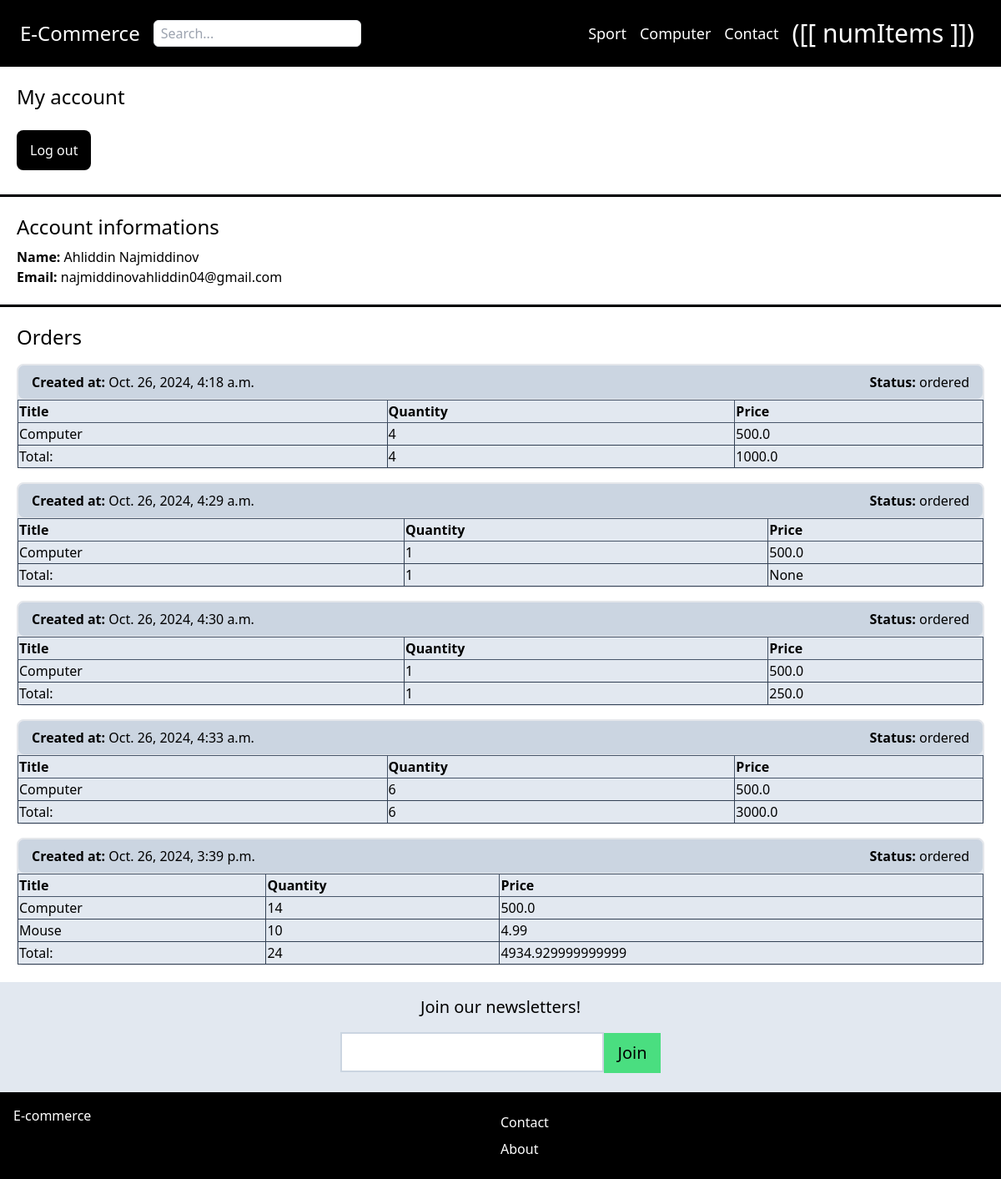
/myaccount/ (signed in), run on the app's committed database.
### Apps/store/models.py (models this page shows, shortened)
class Category(models.Model):
    title = models.CharField(max_length=255)
    slug = models.SlugField(max_length=255, unique=True)
    ordering = models.IntegerField(default=0)
    class Meta:
        verbose_name_plural = 'Categories'
        ordering = ('ordering',)

class Product(models.Model):
    category = models.ForeignKey(Category, related_name='products', on_delete=models.CASCADE)
    title = models.CharField(max_length=255)
    slug = models.SlugField(max_length=255, unique=True)
    description = models.TextField(null=True, blank=True)
    price = models.FloatField()
    date_added = models.DateTimeField(auto_now_add=True)
    is_featured = models.BooleanField(default=False)
    num_available = models.IntegerField(default=1)
    parent_product = models.ForeignKey('self', related_name='variants', on_delete=models.CASCADE, blank=True, null=True)
    image = models.ImageField(upload_to='uploads/', blank=True, null=True)
    thumbnail = models.ImageField(upload_to='uploads/',blank=True, null=True)
    class Meta:
        ordering = ('-date_added',)

### Apps/order/models.py (models this page shows, shortened)
class Order(models.Model):
    first_name = models.CharField(max_length=100)
    last_name = models.CharField(max_length=100)
    email = models.CharField(max_length=100)
    address = models.CharField(max_length=100)
    zipcode = models.CharField(max_length=100)
    place = models.CharField(max_length=100)
    coupon_code = models.CharField(max_length=50, blank=True, null=True)
    user = models.ForeignKey(User, related_name='orders', on_delete=models.SET_NULL, blank=True, null=True)
    created_at = models.DateTimeField(auto_now_add=True)
    paid = models.BooleanField(default=False)
    paid_amount = models.FloatField(blank=True, null=True)
    shipped_date = models.DateTimeField(blank=True, null=True)
    ORDERED = 'ordered'
    SHIPPED = 'shipped'
    ARRIVED = 'arrive'
    STATUS_CHOICES = (
        (ORDERED, 'Ordered'),
        (SHIPPED, 'Shipped'),
        (ARRIVED, 'Arrived')
        )
    status = models.CharField(max_length=20, choices=STATUS_CHOICES, default = ORDERED)
    def get_total_quantity(self):
        return sum(orderitem.quantity for orderitem in self.items.all())

class OrderItem(models.Model):
    order = models.ForeignKey(Order, related_name='items', on_delete=models.CASCADE)
    product = models.ForeignKey(Product,  related_name='items', on_delete=models.DO_NOTHING)
    price = models.FloatField()
    quantity = models.IntegerField(default=1)

### Apps/userprofile/views.py (the view)
# urls.py: path('', MyAccountView, name='myaccount'),
@login_required
def MyAccountView(request):
	return render(request, 'myaccount.html')

### Apps/cart/cart.py (called while the page is built)
    def get_total_price(self):
        return sum(item['total_price'] for item in self.cart.values())

    def get_total_length(self):
        return str(sum(item['quantity'] for item in self.cart.values()))

### Apps/cart/context_processors.py (called while the page is built)
def cart(request):
    cart = Cart(request)
    return { "cart": cart }

### Apps/store/context_processors.py (called while the page is built)
def menu_categories(request):
    categories = Category.objects.all()
    return {"menu_categories": categories}

### Apps/userprofile/templates/myaccount.html (shortened to what this page needs)
{% extends 'base.html' %}
{% block content %}
	<div class="m-5">
		<h1 class="text-2xl font-medium my-4">My account</h1>
		<form method="post" action="{% url 'logout' %}">
			<button type="submit" class="bg-black px-4 py-3 rounded-lg text-white font-medium my-2">Log out</button>
		</form>
	</div>
	<hr class="bg-black h-1 my-4">
	<div class="m-5">
		<h1 class="text-2xl font-medium my-2">Account informations</h1>
		<p><strong>Name: </strong>{{ request.user.get_full_name }}</p>
		<p><strong>Email: </strong>{{ request.user.email }}</p>
	</div>
	<hr class="bg-black h-1 my-4">
	<div class="m-5">
		<h1 class="text-2xl font-medium my-2">Orders</h1>
		{% for order in request.user.orders.all %}
			<article class="bg-slate-200 border rounded-lg border border-collapse my-4">
				<div class="w-full bg-slate-300 py-2 px-4 border rounded-lg flex items-center justify-between">
					<p><strong>Created at: </strong>{{ order.created_at }}</p>
					<p><strong>Status: </strong>{{ order.status }}</p>
				</div>
				<div class="w-full">
					<table class="w-full">
						<thead>
							<tr>
								<th class="text-left border border-slate-600">Title</th>
								<th class="text-left border border-slate-600">Quantity</th>
								<th class="text-left border border-slate-600">Price</th>
							</tr>
						</thead>
						<tbody>
							{% for orderitem in order.items.all %}
								<tr>
									<td class="border border-slate-700">{{ orderitem.product.title }}</td>
									<td class="border border-slate-700">{{ orderitem.quantity }}</td>
									<td class="border border-slate-700">{{ orderitem.price }}</td>
								</tr>
							{% endfor %}
						</tbody>
						<tfoot>
							<tr>
								<td class="border border-slate-700">Total:</td>
								<td class="border border-slate-700">{{ order.get_total_quantity }}</td>
								<td class="border border-slate-700">{{ order.paid_amount }}</td>
							</tr>
						</tfoot>
					</table>
				</div>
			</article>
		{% empty %}
			<p>You don't have any order yet...</p>
		{% endfor %}
	</div>
{% endblock %}

### Apps/core/templates/base.html (shortened to what this page needs)
{% load static %}
<!DOCTYPE html>
<html>
    <head>
        <link rel="stylesheet" href="https://cdnjs.cloudflare.com/ajax/libs/primeicons/3.0.0/primeicons.css" />
        <link rel="stylesheet" href="{% static 'main.css' %}">
        <script src="https://cdn.tailwindcss.com"></script>
<body>
    <nav class="flex flex-col md:flex-row items-center justify-between flex-wrap md:bg-black" id='navbarapp' data-cartlength="{{ cart.get_total_length }}" data-totalprice="{{ cart.get_total_price }}">
        <div class="w-full md:w-min text-nowrap flex items-center justify-between bg-black  p-6">
            <a href="{% url 'core:frontpage' %}" class="text-2xl text-white">E-Commerce</a>
            <div>
                <form method="get" action="{% url 'store:search' %}">
                    <input class="border rounded-md ml-4 mr-2 h-8 p-2" type="text" name="query" placeholder="Search..." value="{{ query }}" required>
                </form>
            </div>
        </div>
        <div class="flex flex-row items-center justify-center text-black md:bg-black md:text-white m-0">
            <div id = "main-navbar" class="flex flex-col items-center justify-center gap-4 md:flex md:flex-row" :class="{'hidden': menuClass}">
                {% for category in menu_categories %}
                    <div>
                       <a class="text-lg transition-all duration-200 hover:text-xl" href="{% url 'store:category_detail' category.slug %}">{{ category.title }}</a>
                    </div>
                {% endfor %}
                <div>
                    <a class="text-lg transition-all duration-200 hover:text-xl" href="{% url 'core:contact' %}">Contact</a>
                </div>
                <div>
                    <a class="text-3xl transition-all duration-200 hover:text-4xl" href="{% url 'cart:cart' %}">([[ numItems ]])</a>
                </div>
            </div>
        </div>
    </nav>
    {% block content %}
    {% endblock content %}
    {% include 'parts/newsletter.html' %}
    <footer class="w-full bg-black text-white p-4">
        <div class="flex flex-row items-start justify-between flex-wrap">
            <div class="flex-1 min-w-min">
                E-commerce
            </div>
            <div class="flex-1 min-w-min">
                <a href="{% url 'core:contact' %}" class="block my-2">Contact</a>
                <a href="{% url 'core:about' %}" class="block my-2">About</a>
            </div>
        </div>
    </footer>
</body>
</html>

### data on the page
Category: title "Sport"
Category: title "Computer"
Order: created_at "Oct. 26, 2024, 4:18 a.m.", status "ordered", get_total_quantity "4", paid_amount "1000.0"
OrderItem: product "Computer", quantity "4", price "500.0"
Order: created_at "Oct. 26, 2024, 4:29 a.m.", status "ordered", get_total_quantity "1", paid_amount "None"
OrderItem: product "Computer", quantity "1", price "500.0"
Order: created_at "Oct. 26, 2024, 4:30 a.m.", status "ordered", get_total_quantity "1", paid_amount "250.0"
OrderItem: product "Computer", quantity "1", price "500.0"
Order: created_at "Oct. 26, 2024, 4:33 a.m.", status "ordered", get_total_quantity "6", paid_amount "3000.0"
OrderItem: product "Computer", quantity "6", price "500.0"
Order: created_at "Oct. 26, 2024, 3:39 p.m.", status "ordered", get_total_quantity "24", paid_amount "4934.929999999999"
OrderItem: product "Computer", quantity "14", price "500.0"
OrderItem: product "Mouse", quantity "10", price "4.99"

### other printed values
{{ request.user.get_full_name }} "Ahliddin Najmiddinov"
{{ request.user.email }} "najmiddinovahliddin04@gmail.com"
